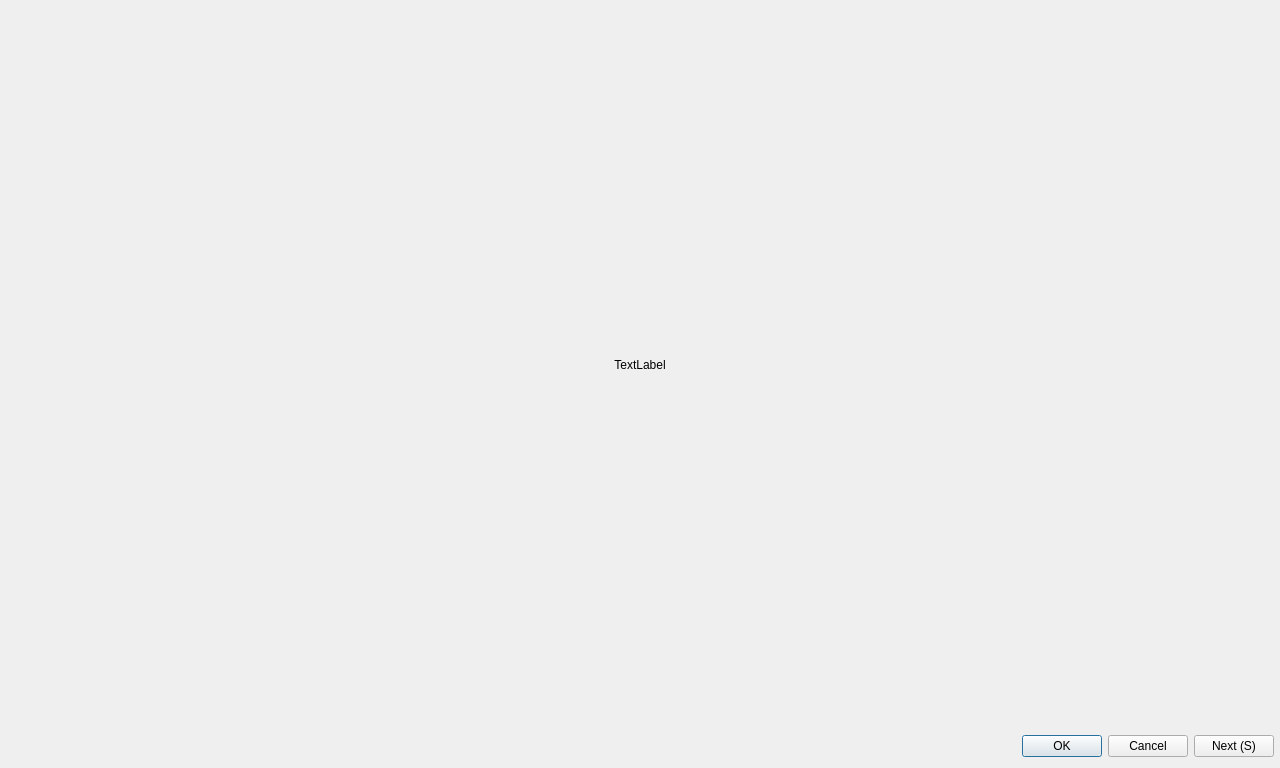
<?xml version="1.0" encoding="UTF-8"?>
<ui version="4.0">
 <class>CollageDialog</class>
 <widget class="QDialog" name="CollageDialog">
  <property name="geometry">
   <rect>
    <x>0</x>
    <y>0</y>
    <width>1280</width>
    <height>768</height>
   </rect>
  </property>
  <property name="windowTitle">
   <string>Dialog</string>
  </property>
  <layout class="QVBoxLayout" name="verticalLayout">
   <property name="leftMargin">
    <number>0</number>
   </property>
   <property name="topMargin">
    <number>0</number>
   </property>
   <property name="rightMargin">
    <number>0</number>
   </property>
   <item>
    <widget class="QLabel" name="file">
     <property name="minimumSize">
      <size>
       <width>1280</width>
       <height>720</height>
      </size>
     </property>
     <property name="text">
      <string>TextLabel</string>
     </property>
     <property name="alignment">
      <set>Qt::AlignCenter</set>
     </property>
    </widget>
   </item>
   <item>
    <layout class="QHBoxLayout" name="horizontalLayout">
     <property name="leftMargin">
      <number>6</number>
     </property>
     <property name="rightMargin">
      <number>6</number>
     </property>
     <item>
      <widget class="QDialogButtonBox" name="button_box">
       <property name="orientation">
        <enum>Qt::Horizontal</enum>
       </property>
       <property name="standardButtons">
        <set>QDialogButtonBox::Cancel|QDialogButtonBox::Ok</set>
       </property>
      </widget>
     </item>
     <item>
      <widget class="QPushButton" name="button_next">
       <property name="text">
        <string>Next (S)</string>
       </property>
      </widget>
     </item>
    </layout>
   </item>
  </layout>
  <action name="action_next">
   <property name="text">
    <string>Next</string>
   </property>
   <property name="toolTip">
    <string>Next collage</string>
   </property>
   <property name="shortcut">
    <string>S</string>
   </property>
  </action>
 </widget>
 <resources/>
 <connections>
  <connection>
   <sender>button_box</sender>
   <signal>rejected()</signal>
   <receiver>CollageDialog</receiver>
   <slot>reject()</slot>
   <hints>
    <hint type="sourcelabel">
     <x>316</x>
     <y>260</y>
    </hint>
    <hint type="destinationlabel">
     <x>286</x>
     <y>274</y>
    </hint>
   </hints>
  </connection>
  <connection>
   <sender>button_box</sender>
   <signal>accepted()</signal>
   <receiver>CollageDialog</receiver>
   <slot>accept()</slot>
   <hints>
    <hint type="sourcelabel">
     <x>248</x>
     <y>254</y>
    </hint>
    <hint type="destinationlabel">
     <x>157</x>
     <y>274</y>
    </hint>
   </hints>
  </connection>
  <connection>
   <sender>button_next</sender>
   <signal>clicked()</signal>
   <receiver>action_next</receiver>
   <slot>trigger()</slot>
   <hints>
    <hint type="sourcelabel">
     <x>1231</x>
     <y>743</y>
    </hint>
    <hint type="destinationlabel">
     <x>-1</x>
     <y>-1</y>
    </hint>
   </hints>
  </connection>
 </connections>
</ui>
